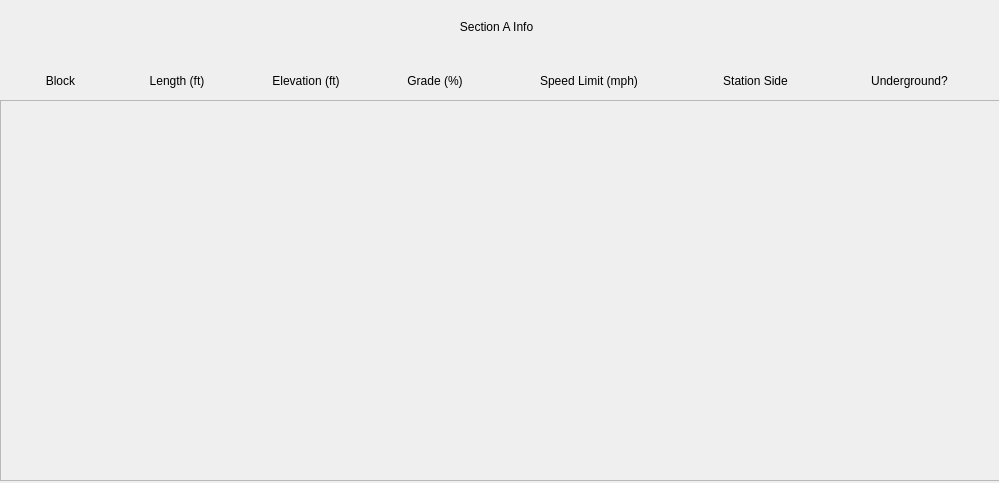
<?xml version="1.0" encoding="UTF-8"?>
<ui version="4.0">
 <class>MainWindow</class>
 <widget class="QMainWindow" name="MainWindow">
  <property name="geometry">
   <rect>
    <x>0</x>
    <y>0</y>
    <width>999</width>
    <height>483</height>
   </rect>
  </property>
  <property name="windowTitle">
   <string>MainWindow</string>
  </property>
  <widget class="QWidget" name="centralwidget">
   <widget class="QScrollArea" name="MainScrollArea">
    <property name="geometry">
     <rect>
      <x>0</x>
      <y>100</y>
      <width>1000</width>
      <height>381</height>
     </rect>
    </property>
    <property name="widgetResizable">
     <bool>true</bool>
    </property>
    <widget class="QWidget" name="scrollAreaWidgetContents">
     <property name="geometry">
      <rect>
       <x>0</x>
       <y>0</y>
       <width>998</width>
       <height>379</height>
      </rect>
     </property>
    </widget>
   </widget>
   <widget class="QWidget" name="horizontalLayoutWidget_2">
    <property name="geometry">
     <rect>
      <x>0</x>
      <y>60</y>
      <width>1001</width>
      <height>41</height>
     </rect>
    </property>
    <layout class="QHBoxLayout" name="horizontalLayout_2">
     <item>
      <widget class="QLabel" name="label_7">
       <property name="sizePolicy">
        <sizepolicy hsizetype="Fixed" vsizetype="Preferred">
         <horstretch>0</horstretch>
         <verstretch>0</verstretch>
        </sizepolicy>
       </property>
       <property name="minimumSize">
        <size>
         <width>75</width>
         <height>0</height>
        </size>
       </property>
       <property name="text">
        <string>Block</string>
       </property>
       <property name="alignment">
        <set>Qt::AlignCenter</set>
       </property>
      </widget>
     </item>
     <item>
      <widget class="QLabel" name="label_5">
       <property name="sizePolicy">
        <sizepolicy hsizetype="Fixed" vsizetype="Preferred">
         <horstretch>0</horstretch>
         <verstretch>0</verstretch>
        </sizepolicy>
       </property>
       <property name="minimumSize">
        <size>
         <width>100</width>
         <height>0</height>
        </size>
       </property>
       <property name="text">
        <string>Length (ft)</string>
       </property>
       <property name="alignment">
        <set>Qt::AlignCenter</set>
       </property>
      </widget>
     </item>
     <item>
      <widget class="QLabel" name="label_4">
       <property name="sizePolicy">
        <sizepolicy hsizetype="Fixed" vsizetype="Preferred">
         <horstretch>0</horstretch>
         <verstretch>0</verstretch>
        </sizepolicy>
       </property>
       <property name="minimumSize">
        <size>
         <width>100</width>
         <height>0</height>
        </size>
       </property>
       <property name="text">
        <string>Elevation (ft)</string>
       </property>
       <property name="alignment">
        <set>Qt::AlignCenter</set>
       </property>
      </widget>
     </item>
     <item>
      <widget class="QLabel" name="label_3">
       <property name="sizePolicy">
        <sizepolicy hsizetype="Fixed" vsizetype="Preferred">
         <horstretch>0</horstretch>
         <verstretch>0</verstretch>
        </sizepolicy>
       </property>
       <property name="minimumSize">
        <size>
         <width>100</width>
         <height>0</height>
        </size>
       </property>
       <property name="text">
        <string>Grade (%)</string>
       </property>
       <property name="alignment">
        <set>Qt::AlignCenter</set>
       </property>
      </widget>
     </item>
     <item>
      <widget class="QLabel" name="label_2">
       <property name="sizePolicy">
        <sizepolicy hsizetype="Fixed" vsizetype="Preferred">
         <horstretch>0</horstretch>
         <verstretch>0</verstretch>
        </sizepolicy>
       </property>
       <property name="minimumSize">
        <size>
         <width>150</width>
         <height>0</height>
        </size>
       </property>
       <property name="text">
        <string>Speed Limit (mph)</string>
       </property>
       <property name="alignment">
        <set>Qt::AlignCenter</set>
       </property>
      </widget>
     </item>
     <item>
      <widget class="QLabel" name="label_8">
       <property name="sizePolicy">
        <sizepolicy hsizetype="Fixed" vsizetype="Preferred">
         <horstretch>0</horstretch>
         <verstretch>0</verstretch>
        </sizepolicy>
       </property>
       <property name="minimumSize">
        <size>
         <width>125</width>
         <height>0</height>
        </size>
       </property>
       <property name="text">
        <string>Station Side</string>
       </property>
       <property name="alignment">
        <set>Qt::AlignCenter</set>
       </property>
      </widget>
     </item>
     <item>
      <widget class="QLabel" name="label_9">
       <property name="sizePolicy">
        <sizepolicy hsizetype="Fixed" vsizetype="Preferred">
         <horstretch>0</horstretch>
         <verstretch>0</verstretch>
        </sizepolicy>
       </property>
       <property name="minimumSize">
        <size>
         <width>125</width>
         <height>0</height>
        </size>
       </property>
       <property name="text">
        <string>Underground?</string>
       </property>
       <property name="alignment">
        <set>Qt::AlignCenter</set>
       </property>
      </widget>
     </item>
    </layout>
   </widget>
   <widget class="QLabel" name="Header">
    <property name="geometry">
     <rect>
      <x>1</x>
      <y>1</y>
      <width>991</width>
      <height>51</height>
     </rect>
    </property>
    <property name="text">
     <string>Section A Info</string>
    </property>
    <property name="alignment">
     <set>Qt::AlignCenter</set>
    </property>
   </widget>
  </widget>
 </widget>
 <resources/>
 <connections/>
</ui>
